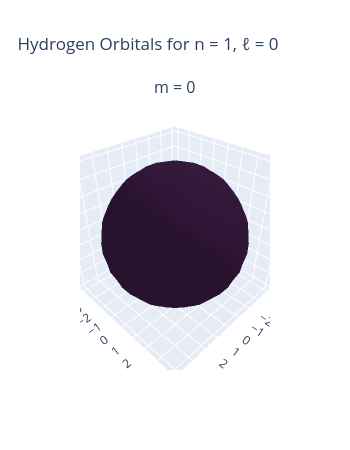
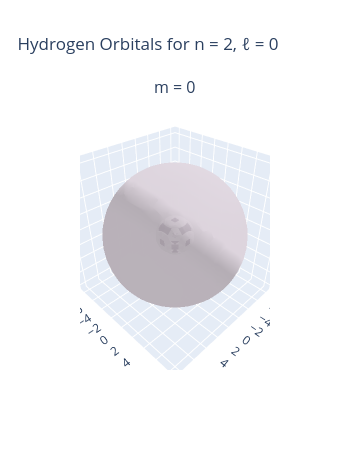
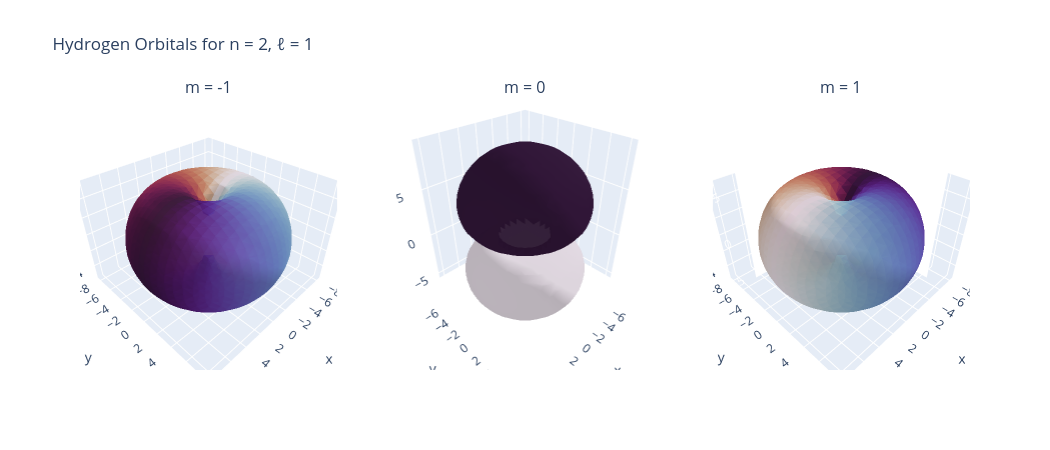
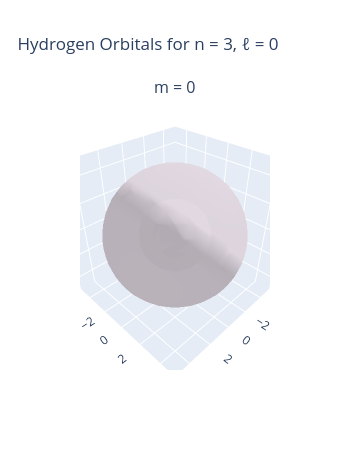

These figures' notebook cell, in order:
### Code cell
nmax = 3

for n in range(1, nmax + 1):
    for ell in range(0, n):
        ml_vals = np.arange(-ell, ell + 1)
        num_m = len(ml_vals)

        # Create 1 row with (2*ell + 1) 3D subplots
        fig = make_subplots(
            rows=1,
            cols=num_m,
            subplot_titles=[f"m = {ml}" for ml in ml_vals],
            specs=[[{"type": "scene"} for _ in range(num_m)]]
        )

        for idx, ml in enumerate(ml_vals, start=1):
            # Compute/get traces for this specific orbital
            # Assuming your helper function can return traces or a figure
            sub_fig = plot_complex_eigenfunction_colored_by_phase(
                n=n, l=ell, m=ml, iso_val=0.0001
            )

            # Add all 3D traces from sub_fig into the corresponding grid cell
            for trace in sub_fig.data:
                fig.add_trace(trace, row=1, col=idx)

        # Update layout title and dimensions
        fig.update_layout(
            title_text=f"Hydrogen Orbitals for n = {n}, ℓ = {ell}",
            height=450,
            width=350 * num_m,
            showlegend=False
        )

        fig.show()
        fig

### Figure 1 — Plotly figure (JSON) as saved in the notebook; plotly's stock layout.template omitted (floating-point values rounded to 4 significant figures; data arrays with more than 128 entries replaced by an {"elided": "..."} marker saying what was removed)
{"data": [{"facecolor": {"elided": "1052 str values"}, "i": {"elided": "1052 int values"}, "j": {"elided": "1052 int values"}, "k": {"elided": "1052 int values"}, "opacity": 0.9, "scene": "scene", "type": "mesh3d", "x": {"elided": "528 float values"}, "y": {"elided": "528 float values"}, "z": {"elided": "528 float values"}}], "layout": {"annotations": [{"font": {"size": 16}, "showarrow": false, "text": "m = 0", "x": 0.5, "xanchor": "center", "xref": "paper", "y": 1.0, "yanchor": "bottom", "yref": "paper"}], "height": 450, "scene": {"domain": {"x": [0.0, 1.0], "y": [0.0, 1.0]}}, "showlegend": false, "title": {"text": "Hydrogen Orbitals for n = 1, ℓ = 0"}, "width": 350}}

### Figure 2 — Plotly figure (JSON) as saved in the notebook; plotly's stock layout.template omitted (floating-point values rounded to 4 significant figures; data arrays with more than 128 entries replaced by an {"elided": "..."} marker saying what was removed)
{"data": [{"facecolor": {"elided": "5220 str values"}, "i": {"elided": "5220 int values"}, "j": {"elided": "5220 int values"}, "k": {"elided": "5220 int values"}, "opacity": 0.9, "scene": "scene", "type": "mesh3d", "x": {"elided": "2640 float values"}, "y": {"elided": "2640 float values"}, "z": {"elided": "2640 float values"}}], "layout": {"annotations": [{"font": {"size": 16}, "showarrow": false, "text": "m = 0", "x": 0.5, "xanchor": "center", "xref": "paper", "y": 1.0, "yanchor": "bottom", "yref": "paper"}], "height": 450, "scene": {"domain": {"x": [0.0, 1.0], "y": [0.0, 1.0]}}, "showlegend": false, "title": {"text": "Hydrogen Orbitals for n = 2, ℓ = 0"}, "width": 350}}

### Figure 3 — Plotly figure (JSON) as saved in the notebook; plotly's stock layout.template omitted (floating-point values rounded to 4 significant figures; data arrays with more than 128 entries replaced by an {"elided": "..."} marker saying what was removed)
{"data": [{"facecolor": {"elided": "3932 str values"}, "i": {"elided": "3932 int values"}, "j": {"elided": "3932 int values"}, "k": {"elided": "3932 int values"}, "opacity": 0.9, "scene": "scene", "type": "mesh3d", "x": {"elided": "1968 float values"}, "y": {"elided": "1968 float values"}, "z": {"elided": "1968 float values"}}, {"facecolor": {"elided": "4124 str values"}, "i": {"elided": "4124 int values"}, "j": {"elided": "4124 int values"}, "k": {"elided": "4124 int values"}, "opacity": 0.9, "scene": "scene2", "type": "mesh3d", "x": {"elided": "2064 float values"}, "y": {"elided": "2064 float values"}, "z": {"elided": "2064 float values"}}, {"facecolor": {"elided": "3932 str values"}, "i": {"elided": "3932 int values"}, "j": {"elided": "3932 int values"}, "k": {"elided": "3932 int values"}, "opacity": 0.9, "scene": "scene3", "type": "mesh3d", "x": {"elided": "1968 float values"}, "y": {"elided": "1968 float values"}, "z": {"elided": "1968 float values"}}], "layout": {"annotations": [{"font": {"size": 16}, "showarrow": false, "text": "m = -1", "x": 0.1444, "xanchor": "center", "xref": "paper", "y": 1.0, "yanchor": "bottom", "yref": "paper"}, {"font": {"size": 16}, "showarrow": false, "text": "m = 0", "x": 0.5, "xanchor": "center", "xref": "paper", "y": 1.0, "yanchor": "bottom", "yref": "paper"}, {"font": {"size": 16}, "showarrow": false, "text": "m = 1", "x": 0.8556, "xanchor": "center", "xref": "paper", "y": 1.0, "yanchor": "bottom", "yref": "paper"}], "height": 450, "scene": {"domain": {"x": [0.0, 0.2889], "y": [0.0, 1.0]}}, "scene2": {"domain": {"x": [0.3556, 0.6444], "y": [0.0, 1.0]}}, "scene3": {"domain": {"x": [0.7111, 1.0], "y": [0.0, 1.0]}}, "showlegend": false, "title": {"text": "Hydrogen Orbitals for n = 2, ℓ = 1"}, "width": 1050}}

### Figure 4 — Plotly figure (JSON) as saved in the notebook; plotly's stock layout.template omitted (floating-point values rounded to 4 significant figures; data arrays with more than 128 entries replaced by an {"elided": "..."} marker saying what was removed)
{"data": [{"facecolor": {"elided": "2292 str values"}, "i": {"elided": "2292 int values"}, "j": {"elided": "2292 int values"}, "k": {"elided": "2292 int values"}, "opacity": 0.9, "scene": "scene", "type": "mesh3d", "x": {"elided": "1152 float values"}, "y": {"elided": "1152 float values"}, "z": {"elided": "1152 float values"}}], "layout": {"annotations": [{"font": {"size": 16}, "showarrow": false, "text": "m = 0", "x": 0.5, "xanchor": "center", "xref": "paper", "y": 1.0, "yanchor": "bottom", "yref": "paper"}], "height": 450, "scene": {"domain": {"x": [0.0, 1.0], "y": [0.0, 1.0]}}, "showlegend": false, "title": {"text": "Hydrogen Orbitals for n = 3, ℓ = 0"}, "width": 350}}
